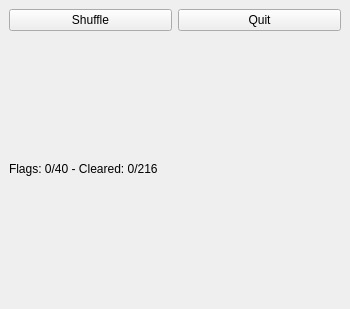
<?xml version="1.0" encoding="UTF-8"?>
<ui version="4.0">
 <class>MainWindow</class>
 <widget class="QMainWindow" name="MainWindow">
  <property name="geometry">
   <rect>
    <x>0</x>
    <y>0</y>
    <width>350</width>
    <height>309</height>
   </rect>
  </property>
  <property name="maximumSize">
   <size>
    <width>350</width>
    <height>400</height>
   </size>
  </property>
  <property name="windowTitle">
   <string>Jesse's Minesweeper Game</string>
  </property>
  <widget class="QWidget" name="centralwidget">
   <layout class="QVBoxLayout" name="verticalLayout_2">
    <item>
     <layout class="QGridLayout" name="gridLayout"/>
    </item>
    <item>
     <layout class="QHBoxLayout" name="horizontalLayout">
      <item>
       <widget class="QPushButton" name="shuffleButton">
        <property name="text">
         <string>Shuffle</string>
        </property>
       </widget>
      </item>
      <item>
       <widget class="QPushButton" name="quitButton">
        <property name="text">
         <string>Quit</string>
        </property>
       </widget>
      </item>
     </layout>
    </item>
    <item>
     <layout class="QHBoxLayout" name="horizontalLayout_2">
      <item>
       <widget class="QLabel" name="Stats">
        <property name="text">
         <string>Flags: 0/40 - Cleared: 0/216  </string>
        </property>
       </widget>
      </item>
     </layout>
    </item>
   </layout>
  </widget>
  <action name="actionQuit">
   <property name="text">
    <string>Quit</string>
   </property>
  </action>
 </widget>
 <resources/>
 <connections/>
</ui>
